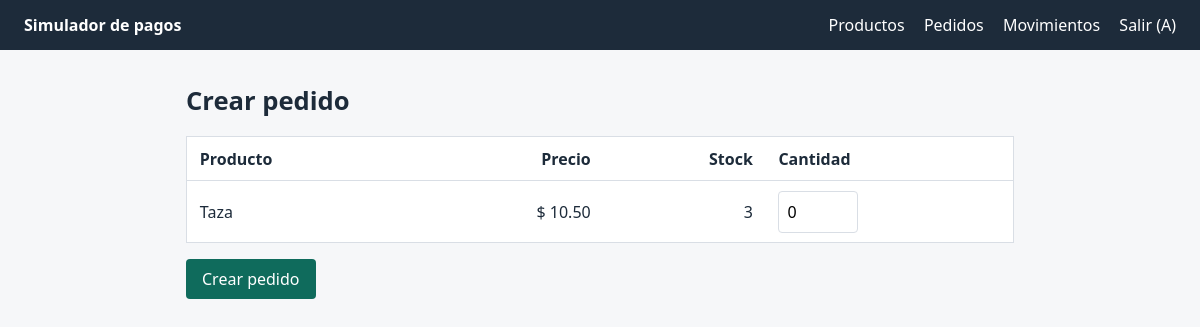
Page /pedidos/nuevo (signed in) on the committed database.
### models.py (models this page shows, shortened)
class Usuario(UserMixin, db.Model):
    id = db.Column(db.Integer, primary_key=True)
    nombre = db.Column(db.String(80), nullable=False)
    email = db.Column(db.String(120), unique=True, nullable=False)
    password_hash = db.Column(db.String(256), nullable=False)
    productos = db.relationship("Producto", backref="dueno", lazy=True)
    pedidos = db.relationship("Pedido", backref="usuario", lazy=True)

class Producto(db.Model):
    id = db.Column(db.Integer, primary_key=True)
    nombre = db.Column(db.String(120), nullable=False)
    descripcion = db.Column(db.Text, default="")
    precio = db.Column(db.Numeric(10, 2), nullable=False)
    stock = db.Column(db.Integer, nullable=False, default=0)
    dueno_id = db.Column(db.Integer, db.ForeignKey("usuario.id"), nullable=False)

### routes/pedidos.py (the view, shortened to what this page needs)
@bp.route("/nuevo", methods=["GET", "POST"])
@login_required
def nuevo():
    form = AccionForm()
    productos = Producto.query.filter(Producto.stock > 0).order_by(Producto.nombre).all()
    return render_template("pedidos/nuevo.html", productos=productos, form=form)

### forms.py
class AccionForm(FlaskForm):
    submit = SubmitField("Confirmar")

### models.py (called while the page is built)
@login_manager.user_loader
def cargar_usuario(user_id):
    return db.session.get(Usuario, int(user_id))

### templates/pedidos/nuevo.html
{% extends "base.html" %}
{% block contenido %}<h1>Crear pedido</h1>
{% if productos %}
<form method="post">{{ form.hidden_tag() }}
<table><tr><th>Producto</th><th class="num">Precio</th><th class="num">Stock</th><th>Cantidad</th></tr>
{% for p in productos %}<tr><td><label for="qty_{{ p.id }}">{{ p.nombre }}</label></td>
<td class="num">$ {{ '%.2f'|format(p.precio) }}</td><td class="num">{{ p.stock }}</td>
<td><input type="number" id="qty_{{ p.id }}" name="qty_{{ p.id }}" min="0" max="{{ p.stock }}" value="0" style="width:5rem"></td></tr>{% endfor %}</table>
<button class="btn">Crear pedido</button></form>
{% else %}<p>No hay productos con stock. <a href="{{ url_for('productos.nuevo') }}">Agrega uno</a>.</p>{% endif %}{% endblock %}

### templates/base.html (shortened to what this page needs)
<!doctype html>
<html lang="es"><head><meta charset="utf-8">
<link rel="stylesheet" href="{{ url_for('static', filename='style.css') }}"></head>
<body>
<nav>
  <span class="marca">Simulador de pagos</span>
  {% if current_user.is_authenticated %}
    <a href="{{ url_for('productos.lista') }}">Productos</a>
    <a href="{{ url_for('pedidos.lista') }}">Pedidos</a>
    <a href="{{ url_for('pagos.historial') }}">Movimientos</a>
    <form method="post" action="{{ url_for('auth.logout') }}">
      <button>Salir ({{ current_user.nombre }})</button></form>
  {% else %}
    <a href="{{ url_for('auth.login') }}">Iniciar sesión</a>
    <a href="{{ url_for('auth.registro') }}">Crear cuenta</a>
  {% endif %}
</nav>
<main>
{% block contenido %}{% endblock %}
</main></body></html>

### static/style.css (style rules this page uses)
:root { --tinta:#1d2b3a;--papel:#f6f7f9;--linea:#d9dee5;--acento:#0f6b5c;--ok:#0f6b5c;--error:#b3261e;--aviso:#8a5a00 }
* { box-sizing:border-box }
body { margin:0;font:16px/1.5 "Segoe UI",system-ui,sans-serif;color:var(--tinta);background:var(--papel) }
nav { display:flex;gap:1.2rem;align-items:center;padding:.8rem 1.5rem;background:var(--tinta);color:#fff }
nav a,nav button { color:#fff;text-decoration:none;background:none;border:0;font:inherit;cursor:pointer;padding:0 }
nav .marca { font-weight:700;margin-right:auto }
main { max-width:860px;margin:2rem auto;padding:0 1rem }
h1 { margin:0 0 1rem;font-size:1.6rem }
table { width:100%;border-collapse:collapse;background:#fff;border:1px solid var(--linea) }
th,td { padding:.6rem .8rem;text-align:left;border-bottom:1px solid var(--linea) }
.num { text-align:right;font-variant-numeric:tabular-nums }
input,textarea { width:100%;padding:.5rem;border:1px solid var(--linea);border-radius:4px;font:inherit }
.btn,button.btn { display:inline-block;background:var(--acento);color:#fff;border:0;border-radius:4px;padding:.5rem 1rem;font:inherit;text-decoration:none;cursor:pointer;margin-top:1rem }

### rows in the picture
Usuario: nombre "A"
Producto: nombre "Taza", precio "10.50", stock "3"
